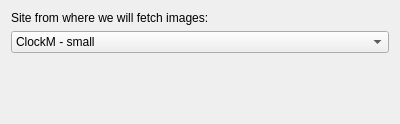
<?xml version="1.0" encoding="UTF-8"?>
<ui version="4.0">
 <class>Form</class>
 <widget class="QWidget" name="Form">
  <property name="geometry">
   <rect>
    <x>0</x>
    <y>0</y>
    <width>400</width>
    <height>124</height>
   </rect>
  </property>
  <layout class="QGridLayout" name="gridLayout">
   <item row="3" column="0">
    <widget class="QComboBox" name="kcfg_URLList">
     <item>
      <property name="text">
       <string>ClockM - small</string>
      </property>
     </item>
     <item>
      <property name="text">
       <string>ClockM - Big</string>
      </property>
     </item>
     <item>
      <property name="text">
       <string>Arthur</string>
      </property>
     </item>
     <item>
      <property name="text">
       <string>Lovely Time II</string>
      </property>
     </item>
    </widget>
   </item>
   <item row="4" column="0">
    <spacer name="verticalSpacer">
     <property name="orientation">
      <enum>Qt::Vertical</enum>
     </property>
     <property name="sizeHint" stdset="0">
      <size>
       <width>20</width>
       <height>3</height>
      </size>
     </property>
    </spacer>
   </item>
   <item row="0" column="0">
    <widget class="QLabel" name="label_2">
     <property name="text">
      <string>Site from where we will fetch images:</string>
     </property>
    </widget>
   </item>
  </layout>
 </widget>
 <resources/>
 <connections/>
</ui>
